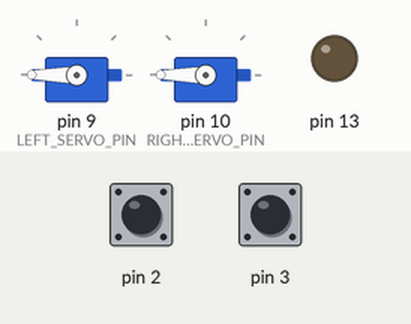
Recording of a sketch running on a simulated Arduino Uno, built with avr-gcc and run on an emulated ATmega328P. Shown: 2 × servo, output pins drawn as LEDs (lit = HIGH). The test bench sets the inputs (shaded band); at power-on: pin 3 LOW, pin 2 LOW.

Above: at 1.2 s.
1.3 s: pin 3 driven HIGH
At 2.4 s:
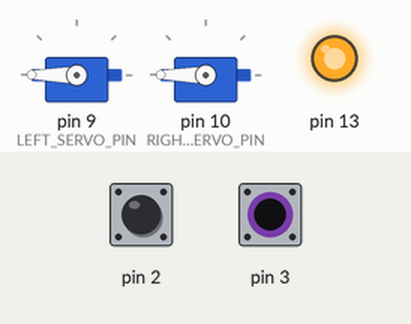
2.8 s: pin 3 driven LOW
At 3.6 s:
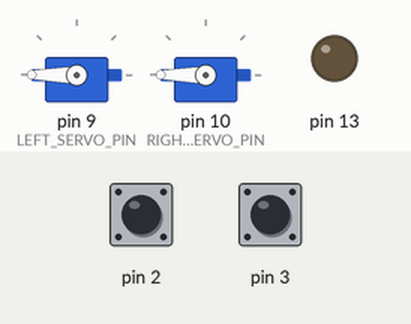
4.3 s: pin 3 pulsed HIGH 5 times (0.12 s each, 0.3 s apart)
At 6.4 s:
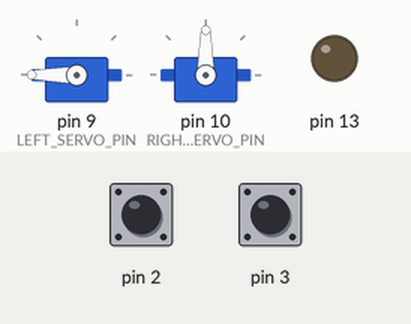
7.3 s: pin 2 pulsed HIGH 5 times (0.12 s each, 0.3 s apart)
At 9.7 s:
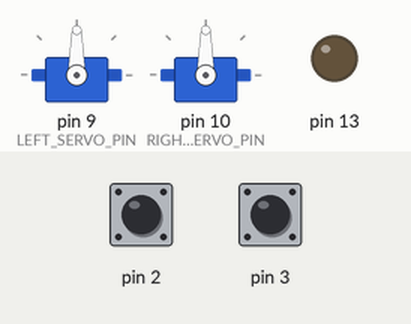
10.3 s: pin 3 driven HIGH
At 11.7 s:
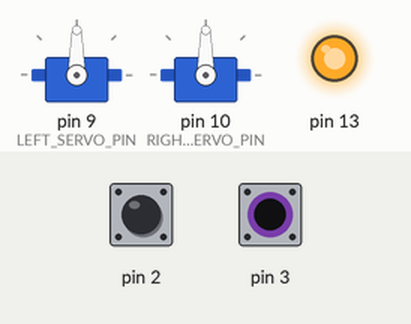
Timing chart, 0 to 12.8 s (numbered marks = the images above; inputs shaded):
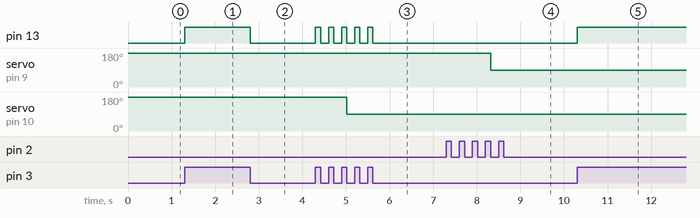

Measured:
- after the input at 1.3 s, pin 13: LOW → HIGH at once
- after the input at 2.8 s, pin 13: HIGH → LOW at once
- after the input at 4.3 s, pin 13: alternates HIGH for 0.12 s and LOW for 0.18 s, 10 changes in all, then stays LOW, starting at once; servo on pin 10 (RIGHT_SERVO_PIN): 180° → 90° after 0.72 s
- after the input at 7.3 s, servo on pin 9 (LEFT_SERVO_PIN): 180° → 90° after 1.0 s
- after the input at 10.3 s, pin 13: LOW → HIGH at once

The sketch:

geekbotTuner.ino
```cpp
/***********************************************************************************
 *    _                     RobotGeek Geekbot Rover
 *  _|_|______________      Speed Tuning
 *   |___         |
 *  _/ . \ _______|_
 *   \___/      \_/
 *
 *  The following sketch will assist you in finsing which PWM pulses correspond
 *  to which speeds for the two RobotGeek Continuous Servros. This will help you
 *  to drive the servo at the correct orientation
 *
 *  Wiring
 *    Right Wheel IR Sensor - Digital Pin 2
 *    Left Wheel IR Sensor - Digital Pin 3
 *    Right Servo - Digital Pin 10
 *    Left Servo - Digital Pin 11
 *    Jumper for pins 9/10/11 should be set to 'VIN'
 *    Jumper for pins 3/5/6 should be set to '5V'
 *
 *  Control Behavior:
 *
 *  External Resources
 *
 ***********************************************************************************/
//Includes
#include <Servo.h>

//Defines

#define RIGHT_SERVO_PIN 10
#define LEFT_SERVO_PIN 9


#include <Servo.h>

  Servo servoLeft;
  Servo servoRight;

  int leftTicks;
  int rightTicks;
  long rightTime;
  long rightCycle =0;
  boolean firstRightTick = false;
boolean ledState = false;
long previousMillis = 0;        // will store last time LED was updated

int rightSpeed = 180;
int rightIncrease = 5;
void setup()
{


  servoLeft.attach(LEFT_SERVO_PIN);
  servoRight.attach(RIGHT_SERVO_PIN);

  servoLeft.write(rightSpeed);
  servoRight.write(rightSpeed);


  attachInterrupt(1, rightChange, CHANGE);
  attachInterrupt(0, leftChange, CHANGE);
  pinMode(13, OUTPUT);
  digitalWrite(13,LOW);
    Serial.begin(9600);

}

void loop()
{

  // if(rightTicks >= 9)
  // {

  // Serial.print(rightSpeed);
  // Serial.print(" cycle = " );
  // Serial.println(rightCycle);
  // rightTicks = 0;

  // if(rightSpeed+rightIncrease <180)
  // {
  //   rightSpeed = rightSpeed+10;
  //   servoRight.write(rightSpeed);
  // }
  // else
  // {
  //   rightSpeed = 0;
  // }

  // }

  //two cycles of the wheel hwlps immensly - with one cycle the program has a lot of bad data (there is still potential for bad data, but not nearlt as much)
  /*else if(rightTicks > 9)
  {
    //error
    rightTicks = 0;
    firstRightTick = false;
  Serial.println("error missed " );
  }*/


}

void rightChange()
{
    ledState = !ledState;
    digitalWrite(13,ledState);

 rightTicks++;

 if(rightTicks == 1)
 {
    rightTime = millis();
 }

 if(rightTicks == 8)
 {
 unsigned long currentMillis = millis();
 rightCycle = currentMillis - rightTime;
  servoRight.write(90);

 }


}
void leftChange()
{

 leftTicks++;

 if(leftTicks == 1)
 {
   // rightTime = millis();
 }

 if(leftTicks == 8)
 {

  servoLeft.write(90);

 }
}
```
